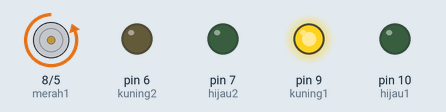
This sketch was run on a simulated Arduino Uno, built with avr-gcc and run on an emulated ATmega328P. Parts: motor-driver pin pairs drawn as motors (green arrow = first pin HIGH = forward, orange = second pin HIGH = backward, longer = more drive), output pins drawn as LEDs (lit = HIGH).

Above: at 1.5 s.
At 3.5 s:
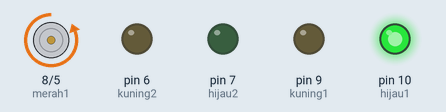
At 6.5 s:
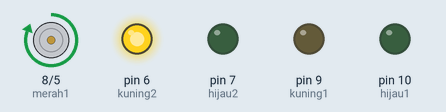
At 8.0 s:
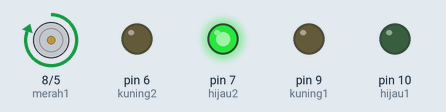
Timing chart, 0 to 12.7 s (numbered marks = the images above):
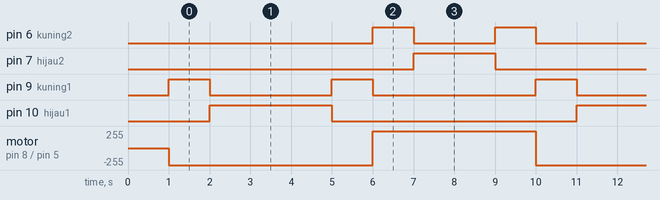

The sketch:

traffic_light_2arah.ino
```cpp
// DEKLARASI : variabel, data, alamat pin

int merah1 = 8;
int kuning1 = 9;
int hijau1 = 10;
int merah2 = 5;
int kuning2 = 6;
int hijau2 = 7;


void setup() {
  pinMode(merah1, OUTPUT);
  pinMode(kuning1, OUTPUT);
  pinMode(hijau1, OUTPUT);
  pinMode(merah2, OUTPUT);
  pinMode(kuning2, OUTPUT);
  pinMode(hijau2, OUTPUT);

  digitalWrite(merah1, HIGH);
  digitalWrite(merah2, HIGH);
  delay(1000);
}

void loop() {

  digitalWrite(merah1, LOW);
  digitalWrite(kuning1, HIGH);
  digitalWrite(hijau1, LOW);

  digitalWrite(merah2, HIGH);
  digitalWrite(kuning2, LOW);
  digitalWrite(hijau2, LOW);
  delay(1000);


  digitalWrite(merah1, LOW);
  digitalWrite(kuning1, LOW);
  digitalWrite(hijau1, HIGH);

  digitalWrite(merah2, HIGH);
  digitalWrite(kuning2, LOW);
  digitalWrite(hijau2, LOW);
  delay(1000);


  digitalWrite(merah1, LOW);
  digitalWrite(kuning1, LOW);
  digitalWrite(hijau1, HIGH);

  digitalWrite(merah2, HIGH);
  digitalWrite(kuning2, LOW);
  digitalWrite(hijau2, LOW);
  delay(1000);


  digitalWrite(merah1, LOW);
  digitalWrite(kuning1, LOW);
  digitalWrite(hijau1, HIGH);

  digitalWrite(merah2, HIGH);
  digitalWrite(kuning2, LOW);
  digitalWrite(hijau2, LOW);
  delay(1000);


  digitalWrite(merah1, LOW);
  digitalWrite(kuning1, HIGH);
  digitalWrite(hijau1, LOW);

  digitalWrite(merah2, HIGH);
  digitalWrite(kuning2, LOW);
  digitalWrite(hijau2, LOW);
  delay(1000);


  digitalWrite(merah1, HIGH);
  digitalWrite(kuning1, LOW);
  digitalWrite(hijau1, LOW);

  digitalWrite(merah2, LOW);
  digitalWrite(kuning2, HIGH);
  digitalWrite(hijau2, LOW);
  delay(1000);

  digitalWrite(merah1, HIGH);
  digitalWrite(kuning1, LOW);
  digitalWrite(hijau1, LOW);

  digitalWrite(merah2, LOW);
  digitalWrite(kuning2, LOW);
  digitalWrite(hijau2, HIGH);
  delay(1000);

  digitalWrite(merah1, HIGH);
  digitalWrite(kuning1, LOW);
  digitalWrite(hijau1, LOW);

  digitalWrite(merah2, LOW);
  digitalWrite(kuning2, LOW);
  digitalWrite(hijau2, HIGH);
  delay(1000);

  digitalWrite(merah1, HIGH);
  digitalWrite(kuning1, LOW);
  digitalWrite(hijau1, LOW);

  digitalWrite(merah2, LOW);
  digitalWrite(kuning2, HIGH);
  digitalWrite(hijau2, LOW);
  delay(1000);
}
```

Measured:
- by itself, pin 6 (kuning2): repeats every 9.0 s: LOW 2.0 s, HIGH 1.0 s, LOW 5.0 s, HIGH 1.0 s
- by itself, pin 7 (hijau2): alternates HIGH for 2.0 s and LOW for 7.0 s
- by itself, pin 9 (kuning1): repeats every 9.0 s: LOW 3.0 s, HIGH 1.0 s, LOW 4.0 s, HIGH 1.0 s
- by itself, pin 10 (hijau1): alternates HIGH for 3.0 s and LOW for 6.0 s
- by itself, motor on pin 8 (merah1) / pin 5 (merah2): alternates forward 255/255 for 4.0 s and backward 255/255 for 5.0 s
